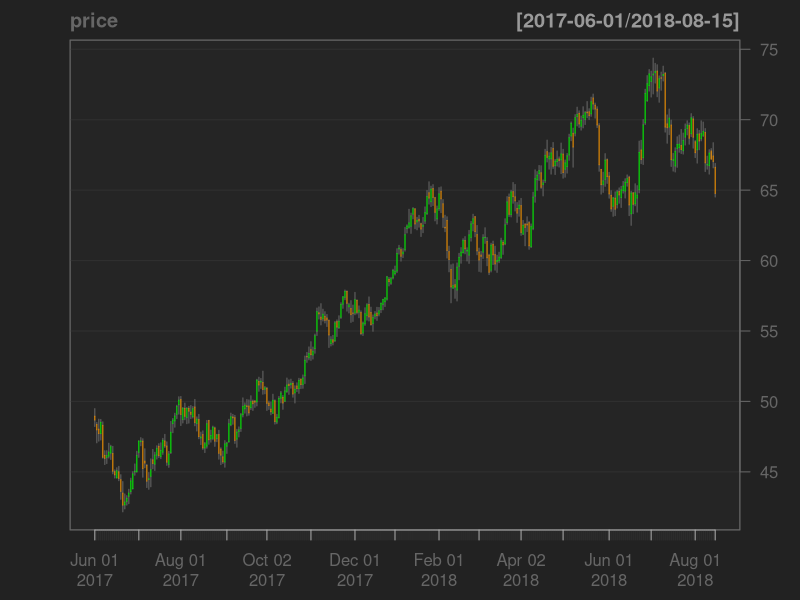
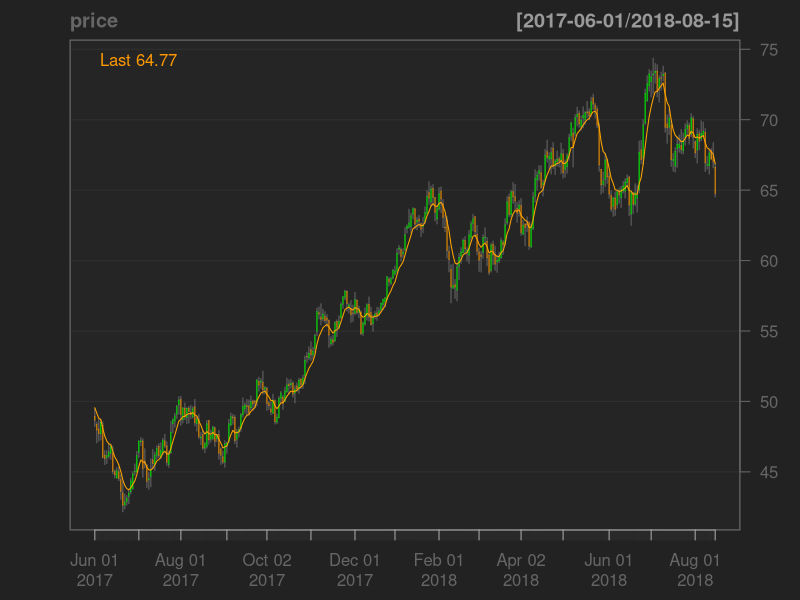
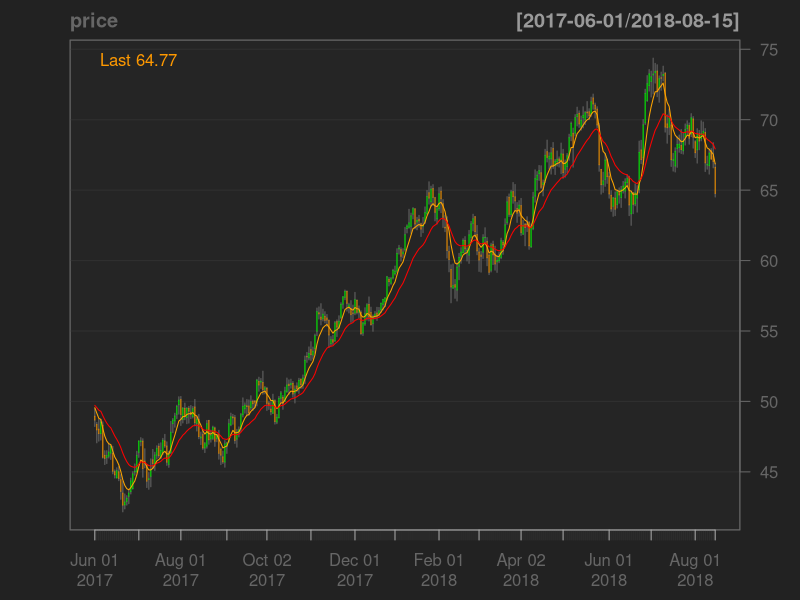
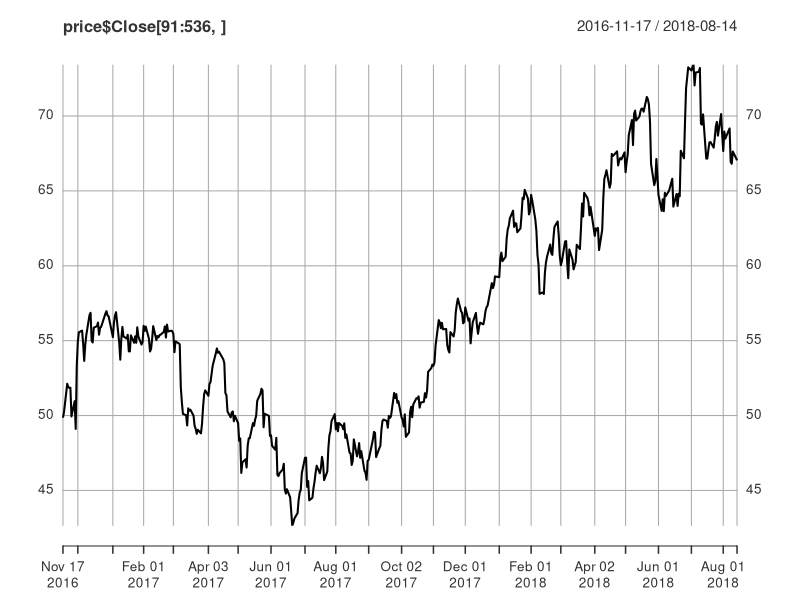

These figures' R source, in order: (Note: this script raises an error after producing the figures.)
## ---- chunk 1


library(tidyverse)
library(lubridate)
library(quantmod)
library(ggplot2)

price <- read.csv("wtiDaily.csv")

setup_data <- function(pricedata) {
  
       names(pricedata) <- c("Date", "Open", "High", "Low", "Close")
       dates <- parse_date_time(x = pricedata[,1], "mdy_HM", truncated = 3)
       pricedata <- pricedata[,2:5]
       pricedata <- xts(pricedata, order.by = dates)
}


price <- setup_data(price)
ema7 <- EMA(price$Close, n = 7)
ema20 <- EMA(price$Close, n = 20)
ema50 <- EMA(price$Close, n = 50)
ema70 <- EMA(price$Close, n = 70)

## ---- chunk 2
chartSeries(price, TA=NULL, subset = '2017-06::')
addEMA(n = 7,col = "orange")
addEMA(n = 20,col = "red")
#addEMA(n = 70,col = "blue")


## ---- chunk 3
#Defining the individual features/variables
candle.type.current <- data.frame(ifelse( price$Close > price$Open, "bull", "bear"))
candle.type.previous <- data.frame(lag(candle.type.current$Close, n = 1))
candle.next.day <- data.frame(lead(candle.type.current$Close, n = 1))
doji <- data.frame(ifelse(abs(price$Close - price$Open) <= 0.45, "yes", "no"))
position.to.ema7 <- data.frame(ifelse(price$Close > ema7, "above", "below"))
position.to.ema20 <- data.frame(ifelse(price$Close > ema20, "above", "below"))
ema7.to.ema20 <- data.frame(ifelse(ema7 > ema20, "above", "below"))
dailywin <- data.frame(abs(price$Close - price$Open))
candle.nextday.win <- lead(dailywin$Close, 1)

#Making up the dataframe with all the features as columns
dailyprice <- data.frame(candle.type.current,candle.type.previous,
                         doji, position.to.ema7,position.to.ema20, 
                         ema7.to.ema20, dailywin, candle.nextday.win,
                         candle.next.day)

# naming the dataframe columns
names(dailyprice) <- c("candle.type.current", "candle.type.previous",
                       "doji", "position.to.ema7", "position.to.ema20",
                       "ema7.to.ema20", "dailywin", "candle.nextday.win", 
                       "candle.next.day")

#selecting the data with no NAs
dailyprice <- slice(dailyprice, 21:length(dailyprice$doji))

## ---- chunk 4

#Splitting the data into training and testing (time slice)
testRange <- 71:400
trainRange <- 1:70
test <- dailyprice[testRange,]
train <- dailyprice[trainRange,]

#Defining the formula: Target variables and predictors
target <- "candle.next.day"
predictors.variable <- c("candle.type.current", "candle.type.previous",
                         "doji", "position.to.ema7", "position.to.ema20",
                         "ema7.to.ema20", "dailywin")

predictors <- paste(predictors.variable, collapse = "+")
formula <- as.formula(paste(target, "~", predictors, sep = ""))



#function for processing predictions
predictedReturn <- function(df, pred){
    df$pred <- pred
    df$prediReturn <- ifelse(df$candle.next.day != df$pred, -df$candle.nextday.win, df$candle.nextday.win)
    df$cumReturn <- cumsum(df$prediReturn)
    return(df)
}


plot(price$Close[91:536,])
## ---- chunk 5
library("e1071")

#Creating the support vector machine model
modelsvm <- svm(formula, data = train, kernel = "radial", cost =10, gamma = 0.2) 

# Prediction
pred.svm <- predict(modelsvm, test)
#pred.svm <- ifelse(pred.glm > 0.5, "1", "0")

summary(modelsvm)

#Put dummy values for the last day of data (svm does not handle NAs)
test$candle.next.day <- replace_na(test$candle.next.day, replace = "bull")
test$dailywin <- replace_na(test$dailywin, replace = 0.5)

#Results
svm.test <- predictedReturn(test, pred.svm)

#Plot daily returns and cummulative returns
plot(svm.test$prediReturn)
plot(svm.test$cumReturn, type = "line")
confusionMatrix.svm <- table(svm.test$candle.next.day, svm.test$pred)
print(confusionMatrix.svm)

#calculating the accuracy
svm.misclsserror <- mean(svm.test$candle.next.day != svm.test$pred)
print(paste("Accuracy", 1-svm.misclsserror))

